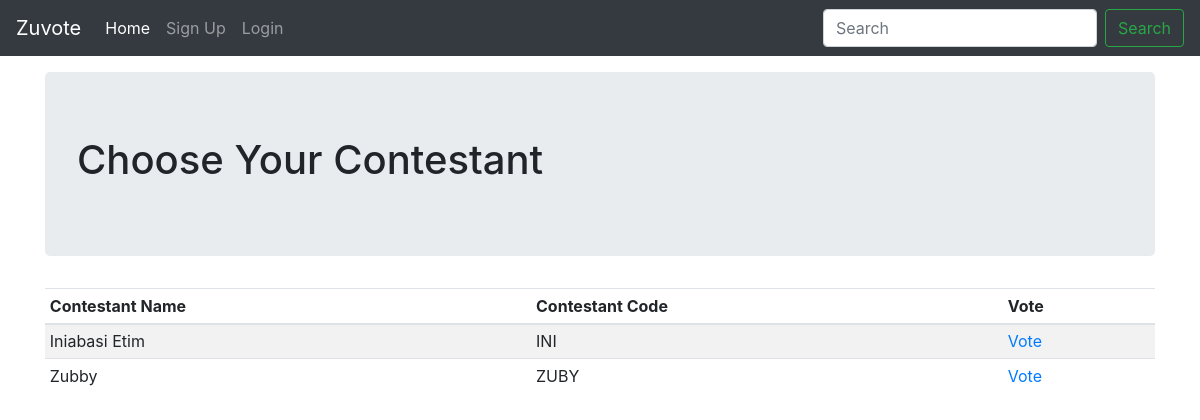
/voting/, run on an earlier commit of the app's database.
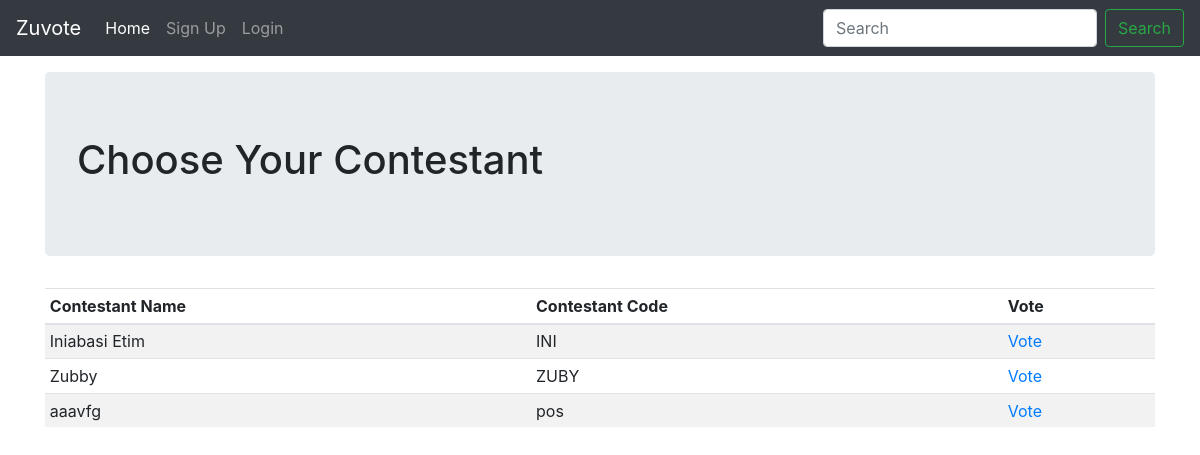
And on a later commit of the database.
### main/models.py (models this page shows, shortened)
class Contestants(models.Model):
    name = models.CharField(max_length=50, help_text="Not More Than 50 Characters")
    picture = models.FileField(upload_to='uploads/')
    contestant_code = models.CharField(max_length=10, unique=True, help_text="must be unique, Characters less than 10")
    short_bio = models.CharField(max_length=200, help_text="not more than 200 characters")
    number_of_votes = models.IntegerField()

### main/views.py (the view)
# urls.py: path('voting/', views.voting, name='voting'),
def voting(request):
    get_contestants = Contestants.objects.all
    return render(request, 'main/choose.html', {'packages':get_contestants})

### main/templates/main/choose.html
{% extends "main/base.html" %}
{% load static %}
{% block content%}
<main role="main" class="container">
  <div class="jumbotron">
    <h1>Choose Your Contestant</h1>
  </div>
   <div class="table-responsive">
        <table class="table table-striped table-sm">
          <thead>
            <tr>
              <th>Contestant Name</th>
              <th>Contestant Code</th>
              <th>Vote</th>
            </tr>
          </thead>
          <tbody>
          {% for package in packages %}
            <tr>
              <td>{{ package.name }}</td>
              <td>{{ package.contestant_code }}</td>
              <td class="text-primary"><a href="{% url 'choice' package.id %}">Vote</a></td>
            </tr>
          {% endfor %}
          </tbody>
        </table>
  </div>
</main>
{% endblock %}

### main/templates/main/base.html (shortened to what this page needs)
<!doctype html>
<html lang="en">
  <head>
    {% load static %}
   <link href="{% static 'main/boot/bootstrap.min.css' %}" rel="stylesheet">
  </head>
  <body>
<nav class="navbar navbar-expand-md navbar-dark fixed-top bg-dark">
  <a class="navbar-brand" href="#">Zuvote</a>
  <div class="collapse navbar-collapse" id="navbarCollapse">
    <ul class="navbar-nav mr-auto">
      <li class="nav-item active">
        <a class="nav-link" href="#">Home</a>
      </li>
      <li class="nav-item">
        <a class="nav-link" href="#">Sign Up</a>
      </li>
      <li class="nav-item">
        <a class="nav-link" href="{% url 'signin' %}" tabindex="-1">Login</a>
      </li>
    </ul>
    <form class="form-inline mt-2 mt-md-0">
      <input class="form-control mr-sm-2" type="text" placeholder="Search" aria-label="Search">
      <button class="btn btn-outline-success my-2 my-sm-0" type="submit">Search</button>
    </form>
  </div>
</nav>
<br>
<br>
<br>
{% block content %}
{% endblock %}
</html>

What changed in the data, as far as the page shows it:
added Contestants: name "aaavfg", contestant_code "pos"
